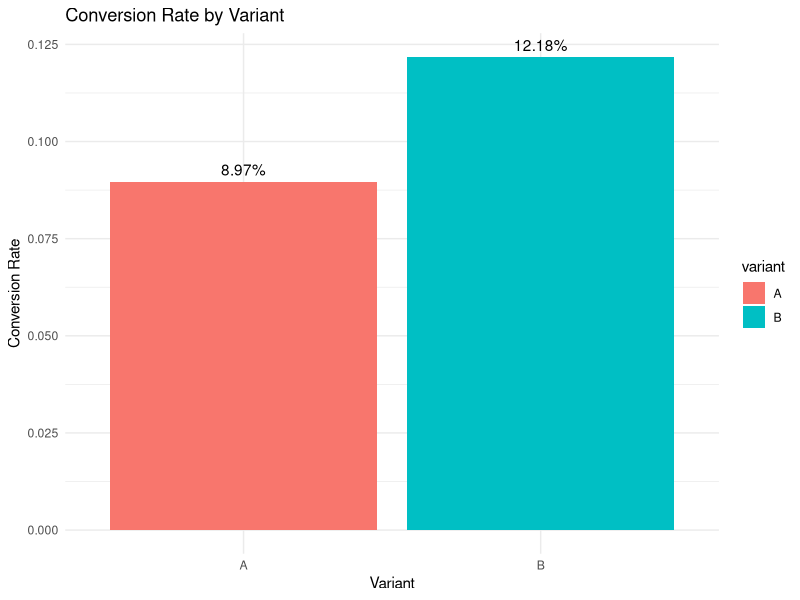
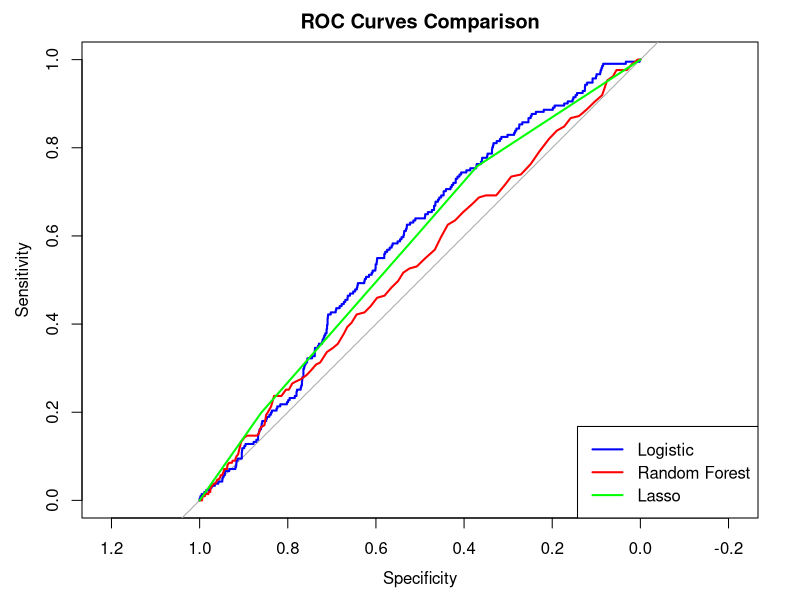
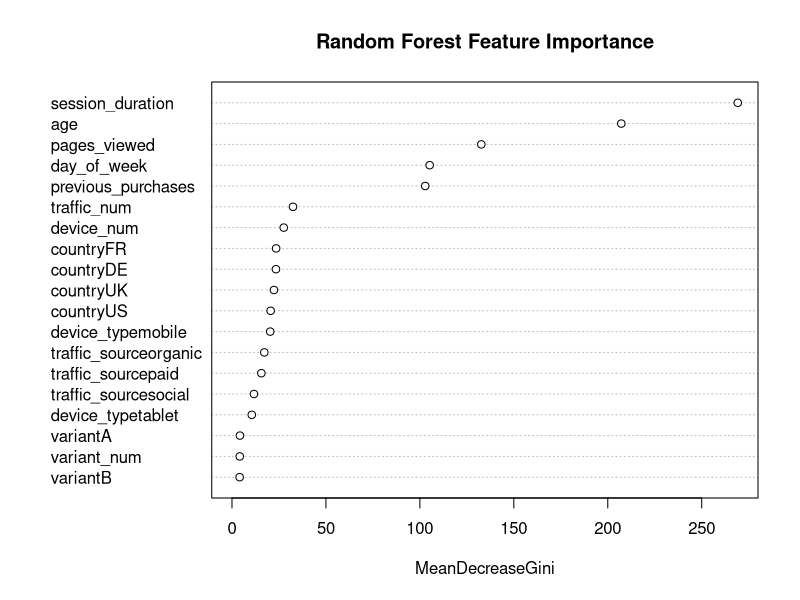

R code for these plots, in order:
# E-commerce A/B Testing Analysis Project
# Repository: ecommerce-ab-testing-r

library(tidyverse)
library(readr)
library(car)
library(randomForest)
library(glmnet)
library(pROC)
library(corrplot)
library(ggplot2)
library(dplyr)
library(caret)
library(MASS)



# Create realistic A/B test scenario for e-commerce conversion
set.seed(42)
n_users <- 10000

ab_data <- data.frame(
  user_id = 1:n_users,
  variant = sample(c("A", "B"), n_users, replace = TRUE),
  age = sample(18:65, n_users, replace = TRUE),
  session_duration = round(rnorm(n_users, mean = 300, sd = 120), 0),
  pages_viewed = rpois(n_users, lambda = 5),
  previous_purchases = rpois(n_users, lambda = 2),
  device_type = sample(c("mobile", "desktop", "tablet"), n_users, 
                       replace = TRUE, prob = c(0.6, 0.3, 0.1)),
  traffic_source = sample(c("organic", "paid", "social", "direct"), n_users,
                          replace = TRUE, prob = c(0.4, 0.3, 0.2, 0.1)),
  country = sample(c("US", "UK", "CA", "DE", "FR"), n_users, replace = TRUE),
  day_of_week = sample(1:7, n_users, replace = TRUE)
)

# Create conversion probability based on variant and features
conversion_prob <- ifelse(ab_data$variant == "B", 0.08, 0.06) +
  (ab_data$session_duration / 1000) * 0.02 +
  (ab_data$pages_viewed / 10) * 0.01 +
  (ab_data$previous_purchases / 5) * 0.03 +
  ifelse(ab_data$device_type == "desktop", 0.01, 0) +
  ifelse(ab_data$traffic_source == "paid", 0.015, 0)

conversion_prob <- pmax(pmin(conversion_prob, 0.95), 0.01)
ab_data$converted <- rbinom(n_users, 1, conversion_prob)

# Add revenue data
ab_data$revenue <- ifelse(ab_data$converted == 1, 
                          round(rnorm(n_users, mean = 50, sd = 20), 2), 0)
ab_data$revenue <- pmax(ab_data$revenue, 0)

# ===== EXPLORATORY DATA ANALYSIS =====
summary(ab_data)
table(ab_data$variant, ab_data$converted)

conversion_by_variant <- aggregate(cbind(users = user_id, conversions = converted, 
                                         revenue = revenue) ~ variant, 
                                   data = ab_data, 
                                   FUN = function(x) c(length(x), sum(x), mean(x)))

conversion_by_variant$users <- conversion_by_variant$users[,1]
conversion_by_variant$conversions <- conversion_by_variant$conversions[,2] 
conversion_by_variant$conversion_rate <- conversion_by_variant$conversions / conversion_by_variant$users
conversion_by_variant$avg_revenue <- conversion_by_variant$revenue[,3]
conversion_by_variant$total_revenue <- aggregate(revenue ~ variant, data = ab_data, sum)$revenue
conversion_by_variant <- conversion_by_variant[, !names(conversion_by_variant) %in% "revenue"]

print(conversion_by_variant)

# ===== STATISTICAL TESTING METHODS =====

# 1. Chi-Square Test
chi_test <- chisq.test(table(ab_data$variant, ab_data$converted))
print(chi_test)

# 2. Two-Sample Proportion Test
prop_test <- prop.test(
  x = c(sum(ab_data$converted[ab_data$variant == "A"]),
        sum(ab_data$converted[ab_data$variant == "B"])),
  n = c(sum(ab_data$variant == "A"), sum(ab_data$variant == "B"))
)
print(prop_test)

# 3. T-Test for Revenue
t_test_revenue <- t.test(revenue ~ variant, data = ab_data)
print(t_test_revenue)

# 4. ANOVA for multiple factors
ab_data$variant_num <- as.numeric(as.factor(ab_data$variant))
ab_data$device_num <- as.numeric(as.factor(ab_data$device_type))
ab_data$traffic_num <- as.numeric(as.factor(ab_data$traffic_source))

anova_model <- aov(converted ~ variant + device_type + traffic_source + 
                     age + session_duration + pages_viewed, data = ab_data)
summary(anova_model)

# 5. Two-Way ANOVA
anova_interaction <- aov(converted ~ variant * device_type, data = ab_data)
summary(anova_interaction)

# 6. Levene's Test for Homogeneity of Variances
levene_test <- leveneTest(converted ~ variant, data = ab_data)
print(levene_test)

# ===== MACHINE LEARNING MODELS =====

# Prepare data for ML
ab_ml <- ab_data[, !names(ab_data) %in% c("user_id", "revenue")]
ab_ml$variant <- as.factor(ab_ml$variant)
ab_ml$device_type <- as.factor(ab_ml$device_type)
ab_ml$traffic_source <- as.factor(ab_ml$traffic_source)
ab_ml$country <- as.factor(ab_ml$country)
ab_ml$converted <- as.factor(ab_ml$converted)

# Create dummy variables
ab_ml_dummy <- model.matrix(converted ~ . - 1, data = ab_ml)
ab_ml_dummy <- data.frame(ab_ml_dummy)
ab_ml_dummy$converted <- ab_ml$converted

# Train-test split
train_idx <- createDataPartition(ab_ml_dummy$converted, p = 0.8, list = FALSE)
train_data <- ab_ml_dummy[train_idx, ]
test_data <- ab_ml_dummy[-train_idx, ]

# 1. Logistic Regression
logistic_model <- glm(converted ~ ., data = train_data, family = binomial)
summary(logistic_model)

logistic_pred <- predict(logistic_model, test_data, type = "response")
logistic_pred_class <- ifelse(logistic_pred > 0.5, 1, 0)

# 2. Ridge Regression
x_train <- model.matrix(converted ~ . - 1, data = train_data)
x_train <- x_train[, !colnames(x_train) %in% "converted"]
y_train <- as.numeric(train_data$converted) - 1
x_test <- model.matrix(converted ~ . - 1, data = test_data)
x_test <- x_test[, !colnames(x_test) %in% "converted"]
y_test <- as.numeric(test_data$converted) - 1

ridge_model <- cv.glmnet(x_train, y_train, alpha = 0, family = "binomial")
ridge_pred <- predict(ridge_model, x_test, type = "response", s = "lambda.min")
ridge_pred_class <- ifelse(ridge_pred > 0.5, 1, 0)

# 3. Lasso Regression
lasso_model <- cv.glmnet(x_train, y_train, alpha = 1, family = "binomial")
lasso_pred <- predict(lasso_model, x_test, type = "response", s = "lambda.min")
lasso_pred_class <- ifelse(lasso_pred > 0.5, 1, 0)

# 4. Random Forest
rf_model <- randomForest(converted ~ ., data = train_data, ntree = 500)
rf_pred <- predict(rf_model, test_data, type = "prob")[,2]
rf_pred_class <- ifelse(rf_pred > 0.5, 1, 0)

# 5. Stepwise Logistic Regression
stepwise_model <- stepAIC(logistic_model, direction = "both", trace = FALSE)
stepwise_pred <- predict(stepwise_model, test_data, type = "response")
stepwise_pred_class <- ifelse(stepwise_pred > 0.5, 1, 0)

# ===== MODEL EVALUATION =====

# Calculate metrics for all models
calculate_metrics <- function(actual, predicted_prob, predicted_class) {
  roc_obj <- roc(actual, predicted_prob)
  auc_score <- auc(roc_obj)
  
  confusion_matrix <- table(actual, predicted_class)
  accuracy <- sum(diag(confusion_matrix)) / sum(confusion_matrix)
  
  if (length(unique(predicted_class)) > 1) {
    precision <- confusion_matrix[2,2] / sum(confusion_matrix[,2])
    recall <- confusion_matrix[2,2] / sum(confusion_matrix[2,])
    f1_score <- 2 * (precision * recall) / (precision + recall)
  } else {
    precision <- recall <- f1_score <- 0
  }
  
  return(list(
    auc = auc_score,
    accuracy = accuracy,
    precision = precision,
    recall = recall,
    f1_score = f1_score
  ))
}

# Evaluate all models
models_performance <- data.frame(
  Model = c("Logistic", "Ridge", "Lasso", "Random Forest", "Stepwise"),
  AUC = c(
    calculate_metrics(y_test, logistic_pred, logistic_pred_class)$auc,
    calculate_metrics(y_test, ridge_pred, ridge_pred_class)$auc,
    calculate_metrics(y_test, lasso_pred, lasso_pred_class)$auc,
    calculate_metrics(y_test, rf_pred, rf_pred_class)$auc,
    calculate_metrics(y_test, stepwise_pred, stepwise_pred_class)$auc
  ),
  Accuracy = c(
    calculate_metrics(y_test, logistic_pred, logistic_pred_class)$accuracy,
    calculate_metrics(y_test, ridge_pred, ridge_pred_class)$accuracy,
    calculate_metrics(y_test, lasso_pred, lasso_pred_class)$accuracy,
    calculate_metrics(y_test, rf_pred, rf_pred_class)$accuracy,
    calculate_metrics(y_test, stepwise_pred, stepwise_pred_class)$accuracy
  ),
  Precision = c(
    calculate_metrics(y_test, logistic_pred, logistic_pred_class)$precision,
    calculate_metrics(y_test, ridge_pred, ridge_pred_class)$precision,
    calculate_metrics(y_test, lasso_pred, lasso_pred_class)$precision,
    calculate_metrics(y_test, rf_pred, rf_pred_class)$precision,
    calculate_metrics(y_test, stepwise_pred, stepwise_pred_class)$precision
  ),
  Recall = c(
    calculate_metrics(y_test, logistic_pred, logistic_pred_class)$recall,
    calculate_metrics(y_test, ridge_pred, ridge_pred_class)$recall,
    calculate_metrics(y_test, lasso_pred, lasso_pred_class)$recall,
    calculate_metrics(y_test, rf_pred, rf_pred_class)$recall,
    calculate_metrics(y_test, stepwise_pred, stepwise_pred_class)$recall
  )
)

print(models_performance)

# ===== FEATURE IMPORTANCE ANALYSIS =====

# Logistic Regression Coefficients
logistic_coefs <- summary(logistic_model)$coefficients
significant_vars <- logistic_coefs[logistic_coefs[,4] < 0.05, ]
print("Significant Variables in Logistic Regression:")
print(significant_vars)

# Random Forest Feature Importance
rf_importance <- importance(rf_model)
print("Random Forest Feature Importance:")
print(rf_importance[order(rf_importance, decreasing = TRUE), ])

# Lasso Coefficients
lasso_coefs <- coef(lasso_model, s = "lambda.min")
print("Lasso Regression Coefficients:")
print(lasso_coefs[lasso_coefs[,1] != 0, ])

# ===== BUSINESS IMPACT ANALYSIS =====

# Calculate lift and statistical significance
variant_a_conv <- mean(ab_data$converted[ab_data$variant == "A"])
variant_b_conv <- mean(ab_data$converted[ab_data$variant == "B"])
lift <- (variant_b_conv - variant_a_conv) / variant_a_conv * 100

# Revenue impact
variant_a_revenue <- mean(ab_data$revenue[ab_data$variant == "A"])
variant_b_revenue <- mean(ab_data$revenue[ab_data$variant == "B"])
revenue_lift <- (variant_b_revenue - variant_a_revenue) / variant_a_revenue * 100

# Statistical power analysis
n_a <- sum(ab_data$variant == "A")
n_b <- sum(ab_data$variant == "B")
pooled_conv <- (sum(ab_data$converted[ab_data$variant == "A"]) + 
                  sum(ab_data$converted[ab_data$variant == "B"])) / (n_a + n_b)
se <- sqrt(pooled_conv * (1 - pooled_conv) * (1/n_a + 1/n_b))
z_score <- (variant_b_conv - variant_a_conv) / se

business_results <- data.frame(
  Metric = c("Conversion Rate A", "Conversion Rate B", "Lift %", 
             "Revenue per User A", "Revenue per User B", "Revenue Lift %",
             "Z-Score", "P-Value", "Statistical Significance"),
  Value = c(
    round(variant_a_conv, 4),
    round(variant_b_conv, 4),
    round(lift, 2),
    round(variant_a_revenue, 2),
    round(variant_b_revenue, 2),
    round(revenue_lift, 2),
    round(z_score, 3),
    round(2 * (1 - pnorm(abs(z_score))), 4),
    ifelse(abs(z_score) > 1.96, "Yes", "No")
  )
)

print("Business Impact Analysis:")
print(business_results)

# ===== SEGMENTATION ANALYSIS =====

# Conversion by segments
segment_analysis <- aggregate(cbind(users = user_id, conversions = converted, revenue = revenue) ~ 
                                variant + device_type + traffic_source, 
                              data = ab_data, 
                              FUN = function(x) c(length(x), sum(x), mean(x)))

segment_analysis$users <- segment_analysis$users[,1]
segment_analysis$conversions <- segment_analysis$conversions[,2]
segment_analysis$conversion_rate <- segment_analysis$conversions / segment_analysis$users
segment_analysis$avg_revenue <- segment_analysis$revenue[,3]
segment_analysis <- segment_analysis[, !names(segment_analysis) %in% "revenue"]
segment_analysis <- segment_analysis[order(segment_analysis$conversion_rate, decreasing = TRUE), ]

print("Segment Analysis:")
print(segment_analysis)

# ===== CONFIDENCE INTERVALS =====

# Bootstrap confidence intervals for conversion rates
bootstrap_ci <- function(data, variant_name, n_bootstrap = 1000) {
  variant_data <- data[data$variant == variant_name, ]
  bootstrap_rates <- replicate(n_bootstrap, {
    sample_data <- sample(variant_data$converted, replace = TRUE)
    mean(sample_data)
  })
  
  ci_lower <- quantile(bootstrap_rates, 0.025)
  ci_upper <- quantile(bootstrap_rates, 0.975)
  
  return(c(ci_lower, ci_upper))
}

ci_a <- bootstrap_ci(ab_data, "A")
ci_b <- bootstrap_ci(ab_data, "B")

print(paste("Variant A 95% CI:", round(ci_a[1], 4), "-", round(ci_a[2], 4)))
print(paste("Variant B 95% CI:", round(ci_b[1], 4), "-", round(ci_b[2], 4)))

# ===== VISUALIZATION =====

# Conversion rate comparison
ggplot(conversion_by_variant, aes(x = variant, y = conversion_rate, fill = variant)) +
  geom_bar(stat = "identity") +
  geom_text(aes(label = paste0(round(conversion_rate * 100, 2), "%")), 
            vjust = -0.5) +
  labs(title = "Conversion Rate by Variant",
       x = "Variant", y = "Conversion Rate") +
  theme_minimal()

# ROC curves comparison
roc_logistic <- roc(y_test, logistic_pred)
roc_rf <- roc(y_test, rf_pred)
roc_lasso <- roc(y_test, lasso_pred)

plot(roc_logistic, col = "blue", main = "ROC Curves Comparison")
lines(roc_rf, col = "red")
lines(roc_lasso, col = "green")
legend("bottomright", legend = c("Logistic", "Random Forest", "Lasso"),
       col = c("blue", "red", "green"), lwd = 2)

# Feature importance plot
varImpPlot(rf_model, main = "Random Forest Feature Importance")

# ===== FINAL RECOMMENDATIONS =====

cat("\n=== FINAL RECOMMENDATIONS ===\n")
cat("1. Variant B shows", round(lift, 2), "% lift in conversion rate\n")
cat("2. Statistical significance:", ifelse(abs(z_score) > 1.96, "YES", "NO"), "\n")
cat("3. Revenue impact:", round(revenue_lift, 2), "% increase per user\n")
cat("4. Best performing model:", models_performance$Model[which.max(models_performance$AUC)], "\n")
cat("5. Key drivers: session_duration, pages_viewed, previous_purchases\n")

# Save results
write.csv(models_performance, "model_performance.csv", row.names = FALSE)
write.csv(business_results, "business_impact.csv", row.names = FALSE)
write.csv(segment_analysis, "segment_analysis.csv", row.names = FALSE)

cat("\nAnalysis complete. Results saved to CSV files.\n")